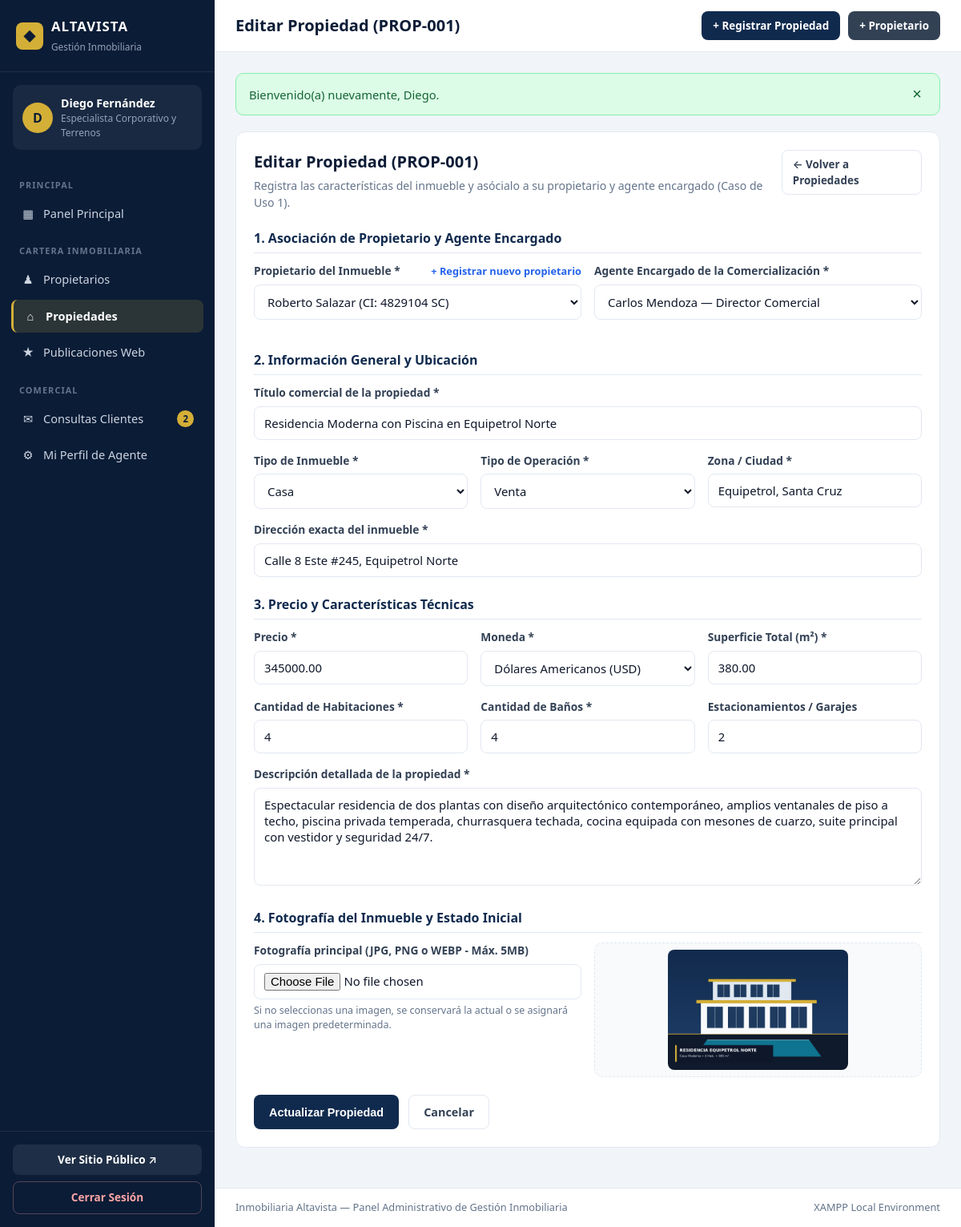
Screenshot of /admin/propiedad_form.php?id=1 (signed in) with the database file from the repository.
### tables this page shows
CREATE TABLE `propiedades` (
  `id_propiedad` INT NOT NULL AUTO_INCREMENT,
  `codigo_referencia` VARCHAR(20) NOT NULL,
  `titulo` VARCHAR(180) NOT NULL,
  `tipo_inmueble` ENUM('Casa', 'Departamento', 'Terreno', 'Local Comercial', 'Oficina', 'Quinta') NOT NULL,
  `tipo_operacion` ENUM('Venta', 'Alquiler', 'Anticrético') NOT NULL DEFAULT 'Venta',
  `direccion` VARCHAR(255) NOT NULL,
  `zona_ciudad` VARCHAR(120) NOT NULL,
  `descripcion` TEXT NOT NULL,
  `precio` DECIMAL(12,2) NOT NULL,
  `moneda` ENUM('USD', 'BOB') NOT NULL DEFAULT 'USD',
  `habitaciones` INT NOT NULL DEFAULT 0,
  `banos` INT NOT NULL DEFAULT 0,
  `superficie_m2` DECIMAL(10,2) NOT NULL,
  `estacionamientos` INT NOT NULL DEFAULT 0,
  `imagen_principal` VARCHAR(255) NOT NULL DEFAULT 'no-image.jpg',
  `estado_registro` ENUM('Registrada', 'Publicada', 'No Publicada') NOT NULL DEFAULT 'Registrada',
  `id_propietario` INT NOT NULL,
  `id_agente` INT NOT NULL,
  `fecha_registro` TIMESTAMP NOT NULL DEFAULT CURRENT_TIMESTAMP,
  `fecha_actualizacion` TIMESTAMP NOT NULL DEFAULT CURRENT_TIMESTAMP ON UPDATE CURRENT_TIMESTAMP,
  PRIMARY KEY (`id_propiedad`),
  UNIQUE KEY `uk_propiedades_codigo` (`codigo_referencia`),
  KEY `idx_propiedades_propietario` (`id_propietario`),
  KEY `idx_propiedades_agente` (`id_agente`),
  KEY `idx_propiedades_estado` (`estado_registro`),
  CONSTRAINT `fk_propiedades_propietario`
    FOREIGN KEY (`id_propietario`) REFERENCES `propietarios` (`id_propietario`)
    ON DELETE RESTRICT ON UPDATE CASCADE,
  CONSTRAINT `fk_propiedades_agente`
    FOREIGN KEY (`id_agente`) REFERENCES `agentes` (`id_agente`)
    ON DELETE RESTRICT ON UPDATE CASCADE
);

CREATE TABLE `propietarios` (
  `id_propietario` INT NOT NULL AUTO_INCREMENT,
  `nombre` VARCHAR(100) NOT NULL,
  `apellido` VARCHAR(100) NOT NULL,
  `documento_identidad` VARCHAR(30) NOT NULL,
  `telefono` VARCHAR(30) NOT NULL,
  `email` VARCHAR(150) DEFAULT NULL,
  `direccion_residencia` VARCHAR(255) DEFAULT NULL,
  `notas` TEXT DEFAULT NULL,
  `fecha_registro` TIMESTAMP NOT NULL DEFAULT CURRENT_TIMESTAMP,
  PRIMARY KEY (`id_propietario`),
  UNIQUE KEY `uk_propietarios_documento` (`documento_identidad`)
);

CREATE TABLE `agentes` (
  `id_agente` INT NOT NULL AUTO_INCREMENT,
  `nombre` VARCHAR(100) NOT NULL,
  `apellido` VARCHAR(100) NOT NULL,
  `email` VARCHAR(150) NOT NULL,
  `telefono` VARCHAR(30) NOT NULL,
  `whatsapp` VARCHAR(30) DEFAULT NULL,
  `cargo` VARCHAR(80) NOT NULL DEFAULT 'Asesor Inmobiliario',
  `password_hash` VARCHAR(255) NOT NULL,
  `activo` TINYINT(1) NOT NULL DEFAULT 1,
  `fecha_registro` TIMESTAMP NOT NULL DEFAULT CURRENT_TIMESTAMP,
  PRIMARY KEY (`id_agente`),
  UNIQUE KEY `uk_agentes_email` (`email`)
);

### admin/propiedad_form.php (the view, shortened to what this page needs)
<?php
require_once __DIR__ . '/../config/app.php';
$pdo = getDBConnection();
$id = (int) ($_GET['id'] ?? 0);
$preselectPropietario = (int) ($_GET['id_propietario'] ?? 0);
$propiedad = null;
if ($id > 0) {
    $stmt = $pdo->prepare("SELECT * FROM propiedades WHERE id_propiedad = ?");
    $stmt->execute([$id]);
    $propiedad = $stmt->fetch();
}
$propietarios = $pdo->query("SELECT id_propietario, nombre, apellido, documento_identidad FROM propietarios ORDER BY nombre ASC, apellido ASC")->fetchAll();
$agentes      = $pdo->query("SELECT id_agente, nombre, apellido, cargo FROM agentes WHERE activo = 1 ORDER BY nombre ASC")->fetchAll();
$selectedProp = $propiedad ? (int) $propiedad['id_propietario'] : $preselectPropietario;
$selectedAg   = $propiedad ? (int) $propiedad['id_agente'] : (int) ($_SESSION['agente_id'] ?? 0);
$pageTitle = $propiedad ? 'Editar Propiedad (' . $propiedad['codigo_referencia'] . ')' : 'Registrar Nueva Propiedad';
require_once __DIR__ . '/../includes/header_admin.php';
?>
<div class="admin-card form-card-container">
    <div class="card-header">
        <div>
            <h2><?= e($pageTitle) ?></h2>
            <p class="card-subtitle">Registra las características del inmueble y asócialo a su propietario y agente encargado (Caso de Uso 1).</p>
        </div>
        <a href="<?= url('admin/propiedades.php') ?>" class="btn btn-outline btn-sm">&larr; Volver a Propiedades</a>
    </div>
    <form action="<?= url('actions/propiedad_guardar.php') ?>" method="POST" enctype="multipart/form-data" id="propiedadForm" class="admin-form" novalidate>
        <h3 class="form-section-heading">1. Asociación de Propietario y Agente Encargado</h3>
        <div class="form-grid-2">
            <div class="form-group">
                <label for="id_propietario">
                    Propietario del Inmueble *
                    <a href="<?= url('admin/propietario_form.php') ?>" class="label-action-link">+ Registrar nuevo propietario</a>
                </label>
                <select id="id_propietario" name="id_propietario" required>
                    <?php foreach ($propietarios as $pr): ?>
                        <option value="<?= (int) $pr['id_propietario'] ?>" <?= $selectedProp === (int) $pr['id_propietario'] ? 'selected' : '' ?>>
                            <?= e($pr['nombre'] . ' ' . $pr['apellido'] . ' (CI: ' . $pr['documento_identidad'] . ')') ?>
                        </option>
                    <?php endforeach; ?>
                </select>
            </div>
            <div class="form-group">
                <label for="id_agente">Agente Encargado de la Comercialización *</label>
                <select id="id_agente" name="id_agente" required>
                    <?php foreach ($agentes as $ag): ?>
                        <option value="<?= (int) $ag['id_agente'] ?>" <?= $selectedAg === (int) $ag['id_agente'] ? 'selected' : '' ?>>
                            <?= e($ag['nombre'] . ' ' . $ag['apellido'] . ' — ' . $ag['cargo']) ?>
                        </option>
                    <?php endforeach; ?>
                </select>
            </div>
        </div>
        <h3 class="form-section-heading">2. Información General y Ubicación</h3>
        <div class="form-group">
            <label for="titulo">Título comercial de la propiedad *</label>
            <input type="text" id="titulo" name="titulo" required value="<?= e($propiedad['titulo'] ?? '') ?>" placeholder="Ej. Casa Residencial Moderna con Jardín en Equipetrol">
        </div>
        <div class="form-grid-3">
            <div class="form-group">
                <label for="tipo_inmueble">Tipo de Inmueble *</label>
                <select id="tipo_inmueble" name="tipo_inmueble" required>
                    <?php
                    $tipos = ['Casa', 'Departamento', 'Terreno', 'Local Comercial', 'Oficina', 'Quinta'];
                    $curTipo = $propiedad['tipo_inmueble'] ?? 'Casa';
                    foreach ($tipos as $t):
                    ?>
                        <option value="<?= e($t) ?>" <?= $curTipo === $t ? 'selected' : '' ?>><?= e($t) ?></option>
                    <?php endforeach; ?>
                </select>
            </div>
            <div class="form-group">
                <label for="tipo_operacion">Tipo de Operación *</label>
                <select id="tipo_operacion" name="tipo_operacion" required>
                    <?php
                    $ops = ['Venta', 'Alquiler', 'Anticrético'];
                    $curOp = $propiedad['tipo_operacion'] ?? 'Venta';
                    foreach ($ops as $o):
                    ?>
                        <option value="<?= e($o) ?>" <?= $curOp === $o ? 'selected' : '' ?>><?= e($o) ?></option>
                    <?php endforeach; ?>
                </select>
            </div>
            <div class="form-group">
                <label for="zona_ciudad">Zona / Ciudad *</label>
                <input type="text" id="zona_ciudad" name="zona_ciudad" required value="<?= e($propiedad['zona_ciudad'] ?? '') ?>" placeholder="Ej. Equipetrol, Santa Cruz">
            </div>
        </div>
        <div class="form-group">
            <label for="direccion">Dirección exacta del inmueble *</label>
            <input type="text" id="direccion" name="direccion" required value="<?= e($propiedad['direccion'] ?? '') ?>" placeholder="Ej. Calle Los Pinos #320 entre 2do y 3er Anillo">
        </div>
        <h3 class="form-section-heading">3. Precio y Características Técnicas</h3>
        <div class="form-grid-3">
            <div class="form-group">
                <label for="precio">Precio *</label>
                <input type="number" id="precio" name="precio" step="0.01" min="1" required value="<?= e((string) ($propiedad['precio'] ?? '')) ?>" placeholder="150000.00">
            </div>
            <div class="form-group">
                <label for="moneda">Moneda *</label>
                <select id="moneda" name="moneda" required>
                    <option value="USD" <?= ($propiedad['moneda'] ?? 'USD') === 'USD' ? 'selected' : '' ?>>Dólares Americanos (USD)</option>
                </select>
            </div>
            <div class="form-group">
                <label for="superficie_m2">Superficie Total (m²) *</label>
                <input type="number" id="superficie_m2" name="superficie_m2" step="0.01" min="1" required value="<?= e((string) ($propiedad['superficie_m2'] ?? '')) ?>" placeholder="240.00">
            </div>
        </div>
        <div class="form-grid-3">
            <div class="form-group">
                <label for="habitaciones">Cantidad de Habitaciones *</label>
                <input type="number" id="habitaciones" name="habitaciones" min="0" max="50" required value="<?= e((string) ($propiedad['habitaciones'] ?? '0')) ?>">
            </div>
            <div class="form-group">
                <label for="banos">Cantidad de Baños *</label>
                <input type="number" id="banos" name="banos" min="0" max="30" required value="<?= e((string) ($propiedad['banos'] ?? '0')) ?>">
            </div>
            <div class="form-group">
                <label for="estacionamientos">Estacionamientos / Garajes</label>
                <input type="number" id="estacionamientos" name="estacionamientos" min="0" max="30" value="<?= e((string) ($propiedad['estacionamientos'] ?? '0')) ?>">
            </div>
        </div>
        <div class="form-group">
            <label for="descripcion">Descripción detallada de la propiedad *</label>
            <textarea id="descripcion" name="descripcion" rows="5" required placeholder="Describe la distribución, acabados, entorno, servicios cercanos y ventajas del inmueble..."><?= e($propiedad['descripcion'] ?? '') ?></textarea>
        </div>
        <h3 class="form-section-heading">4. Fotografía del Inmueble y Estado Inicial</h3>
        <div class="form-grid-2">
            <div class="form-group">
                <label for="imagen">Fotografía principal (JPG, PNG o WEBP - Máx. 5MB)</label>
                <input type="file" id="imagen" name="imagen" accept="image/jpeg,image/png,image/webp">
                <small class="help-text">Si no seleccionas una imagen, se conservará la actual o se asignará una imagen predeterminada.</small>
            </div>
            <div class="image-preview-box">
                <img id="imagePreview" src="<?= property_image_url($propiedad['imagen_principal'] ?? 'no-image.jpg') ?>" alt="Vista previa">
            </div>
        </div>
        <div class="form-actions">
            <button type="submit" class="btn btn-primary"><?= $propiedad ? 'Actualizar Propiedad' : 'Guardar Propiedad' ?></button>
            <a href="<?= url('admin/propiedades.php') ?>" class="btn btn-outline">Cancelar</a>
        </div>
    </form>
</div>
<?php require_once __DIR__ . '/../includes/footer_admin.php'; ?>

### assets/css/admin.css (style rules this page uses)
:root { --navy-950: #0b1c36; --navy-900: #102a4e; --navy-800: #1b3f73; --gold-500: #d4af37; --gold-600: #b8921f; --slate-900: #0f172a; --slate-700: #334155; --slate-600: #475569; --slate-500: #64748b; --slate-200: #e2e8f0; --slate-100: #f1f5f9; --slate-50: #f8fafc; --white: #ffffff; --green-600: #16a34a; --green-100: #dcfce7; --amber-600: #d97706; --amber-100: #fef3c7; --blue-600: #2563eb; --blue-100: #dbeafe; --red-600: #dc2626; --red-100: #fee2e2; }
*, *::before, *::after { box-sizing: border-box; }
body { margin: 0; font-family: 'Segoe UI', system-ui, -apple-system, Roboto, sans-serif; color: var(--slate-900); background: var(--slate-100); line-height: 1.5; }
a { color: inherit; text-decoration: none; }
.admin-body { display: flex; min-height: 100vh; }
.admin-card { background: var(--white); border: 1px solid var(--slate-200); border-radius: 12px; padding: 22px; margin-bottom: 24px; }
.form-card-container { max-width: 920px; }
.card-header { display: flex; align-items: flex-start; justify-content: space-between; gap: 16px; margin-bottom: 20px; }
.card-header h2 { margin: 0; font-size: 1.25rem; color: var(--navy-950); }
.card-subtitle { margin: 4px 0 0; font-size: 0.88rem; color: var(--slate-500); }
.form-section-heading { font-size: 1rem; color: var(--navy-900); margin: 22px 0 12px; padding-bottom: 6px; border-bottom: 1px solid var(--slate-200); }
.form-grid-2 { display: grid; grid-template-columns: 1fr 1fr; gap: 16px; }
.form-grid-3 { display: grid; grid-template-columns: repeat(3, 1fr); gap: 16px; }
.form-group { margin-bottom: 16px; }
.form-group label { display: flex; justify-content: space-between; align-items: center; font-size: 0.86rem; font-weight: 600; color: var(--slate-700); margin-bottom: 6px; }
.label-action-link { font-size: 0.8rem; color: var(--blue-600); }
.form-group input, .form-group select, .form-group textarea { width: 100%; padding: 10px 12px; border: 1px solid var(--slate-200); border-radius: 8px; font-family: inherit; font-size: 0.93rem; color: var(--slate-900); background: var(--white); }
.help-text { display: block; margin-top: 5px; font-size: 0.78rem; color: var(--slate-500); }
.image-preview-box { border: 1px dashed var(--slate-200); border-radius: 10px; padding: 8px; background: var(--slate-50); display: flex; align-items: center; justify-content: center; }
.image-preview-box img { max-height: 150px; border-radius: 8px; object-fit: cover; }
.form-actions { display: flex; gap: 12px; margin-top: 22px; }
.btn { display: inline-flex; align-items: center; justify-content: center; gap: 6px; padding: 10px 18px; border-radius: 8px; font-size: 0.9rem; font-weight: 600; border: 1px solid transparent; cursor: pointer; transition: all 0.18s ease; }
.btn-sm { padding: 7px 13px; font-size: 0.84rem; }
.btn-primary { background: var(--navy-900); color: var(--white); }
.btn-outline { border-color: var(--slate-200); background: var(--white); color: var(--slate-700); }

### rows the page displays
propiedades: id_propietario "Roberto Salazar (CI: 4829104 SC)", id_agente "Carlos Mendoza — Director Comercial", titulo "Residencia Moderna con Piscina en Equipetrol Norte", zona_ciudad "Equipetrol, Santa Cruz", direccion "Calle 8 Este #245, Equipetrol Norte", precio "345000.00", moneda "Dólares Americanos (USD)", superficie_m2 "380.00", habitaciones "4", banos "4", estacionamientos "2", descripcion "Espectacular residencia de dos plantas con diseño arquitectónico contemporáneo, amplios ventanales de piso a techo, piscina privada temperada, churrasquera techada, cocina equipada con mesones de cuarzo, suite principal con vestidor y seguridad 24/7.", imagen_principal (picture)

### other values shown
mb_strtoupper(mb_substr($_SESSION['agente_nombre'] ?? 'A', 0, 1)) "D"
$_SESSION['agente_cargo'] "Especialista Corporativo y Terrenos"
$pendientesCount "2"
$pageTitle "Editar Propiedad (PROP-001)"
$msg "Bienvenido(a) nuevamente, Diego."
APP_NAME "Inmobiliaria Altavista"
form field tipo_inmueble "Casa"
form field tipo_operacion "Venta"
